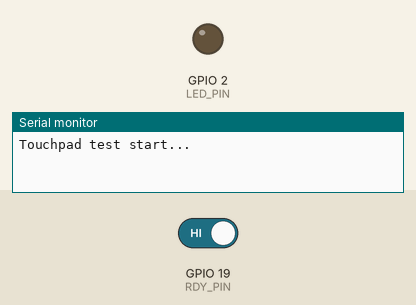
Recording of a sketch running on a simulated ESP32. On the bench: output pins drawn as LEDs (lit = HIGH), the last lines printed to the serial monitor. The inputs (shaded band) are chosen by the test bench; at power-on: GPIO 19 (RDY_PIN) HIGH. Pins used as bus, display or sensor lines are not drawn.

Above: at 1.2 s.
1.3 s: GPIO 19 (RDY_PIN) driven LOW
At 2.5 s:
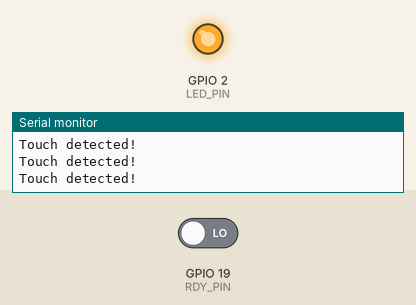
2.8 s: GPIO 19 (RDY_PIN) driven HIGH
At 3.8 s:
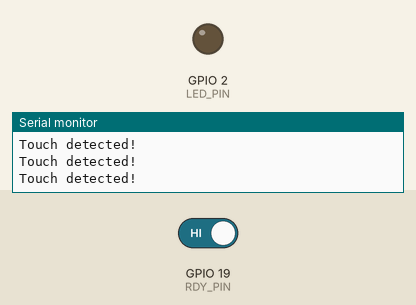
Timing chart, 0 to 5.8 s (numbered marks = the images above; inputs shaded):
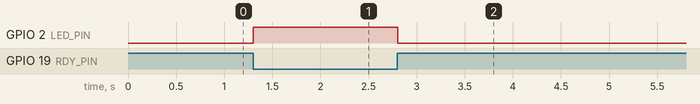

The sketch:

touch_test_with_LEDindicator.ino
```cpp
#include <Wire.h>

#define SDA_PIN 21
#define SCL_PIN 22
#define LED_PIN 2
#define RST_PIN 23
#define RDY_PIN 19    // 连接到触控板RDY引脚

void setup() {
  Serial.begin(115200);
  Wire.begin(SDA_PIN, SCL_PIN);

  pinMode(LED_PIN, OUTPUT);
  pinMode(RST_PIN, OUTPUT);
  pinMode(RDY_PIN, INPUT);

  // 复位触控板
  digitalWrite(RST_PIN, LOW);
  delay(20);
  digitalWrite(RST_PIN, HIGH);
  delay(50);

  Serial.println("Touchpad test start...");
}

void loop() {
  int rdy = digitalRead(RDY_PIN);

  // 如果RDY引脚拉低（一般代表有触摸），点亮LED
  if (rdy == LOW) {
    digitalWrite(LED_PIN, HIGH);
    Serial.println("Touch detected!");
  } else {
    digitalWrite(LED_PIN, LOW);
  }

  delay(10);
}
```

Measured:
- after the input at 1.3 s, GPIO 2 (LED_PIN): LOW → HIGH at once
- after the input at 2.8 s, GPIO 2 (LED_PIN): HIGH → LOW at once
